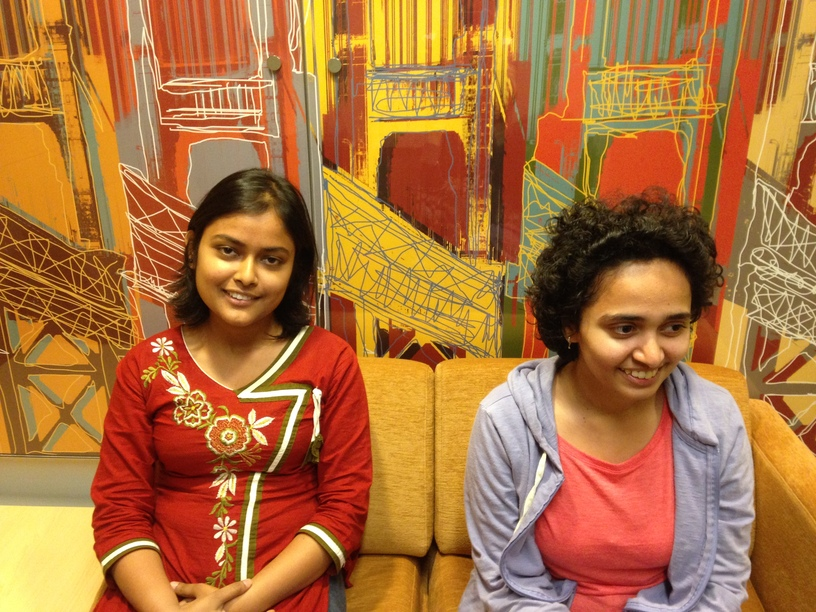
#> input picture imgs/homo_test_1/photo1.jpg, 816 x 612 px
$ python homography.py
#> lines starting #> are read from the running program, lines starting #| are printed output that depends on the picture; after the words box and inside, x2 and y2 are one past the last pixel; in counts of white or black regions, pixels touching at a corner belong together
"""
Functions:
- homographySolver(): solver H
- findHomography(): find an H that good enough
- stitch_two(): Stitching two images
"""
import random

import cv2
import numpy as np

HOMOGRAPHY_SOLVER = 1

RESIZE = 256
INLIER_DIST = 10
MATCH_DISTANCE_RATIO = 0.75
INLIER_RATIO = 0.8
RANSAC = 100

IMG1_PATH = "../imgs/homo_test_1/photo1.jpg"
IMG2_PATH = "../imgs/homo_test_1/photo2.jpg"
MASK1_PATH = "../imgs/homo_test_1/mask_body2.png"
# MASK1_PATH = "../imgs/homo_test_1/mask_person2.png"
MASK2_PATH = "../imgs/homo_test_1/mask_head2.png"


def homographySolver(img2_keys, img1_keys, K):
    # Randomly choose K points
    point_index_list = [random.randint(0, len(img1_keys) - 1) for _ in range(K)]
    x_img1 = [img1_keys[i][0] for i in point_index_list]
    y_img1 = [img1_keys[i][1] for i in point_index_list]
    x_img2 = [img2_keys[i][0] for i in point_index_list]
    y_img2 = [img2_keys[i][1] for i in point_index_list]
    X = np.array([(x_img1[i], y_img1[i], 1) for i in range(K)])
    A = []
    for i in range(K):
        row_1 = np.array([np.zeros(3).T, X[i].T, -y_img2[i] * X[i].T]).flatten()
        row_2 = np.array([X[i].T, np.zeros(3).T, -x_img2[i] * X[i].T]).flatten()
        A.append(row_1)
        A.append(row_2)
    A.append(np.append(np.zeros(8), 1).T)
    A = np.mat(A)
    b = np.append(np.zeros(2 * K), 1).reshape(2 * K + 1, 1)
    H = np.dot(np.dot(A.T, A).I, np.dot(A.T, b))
    H = H / H[8]  # normalize
    return H


def findHomography(img1_keys, img2_keys):
    # RANSAC
    for round in range(RANSAC):
        print("RANSAC:", round)
        H = homographySolver(img1_keys, img2_keys, K=4).reshape(3, 3)  # img_1 <- img_2

        # Find inliers
        homo_img1_keys = np.array([np.append(np.array(img1_keys[i]), 1) for i in range(len(img1_keys))])
        homo_img2_keys = np.array([np.append(np.array(img2_keys[i]), 1) for i in range(len(img2_keys))])
        inlier_list = []
        for i in range(len(img1_keys)):
            homo_img2_keys[i] = np.dot(H, homo_img2_keys[i])
            homo_img2_keys[i] = homo_img2_keys[i] / homo_img2_keys[i, 2]  # normalize
            dist = np.linalg.norm(homo_img1_keys[i] - homo_img2_keys[i])
            if dist < INLIER_DIST:
                inlier_list.append(i)

        # If the transform is good enough, refine it using all inliers
        if len(inlier_list) > len(img1_keys) * INLIER_RATIO:
            # print(len(inlier_list), "/", len(img1_keys), "Good!")
            img1_inliers = [img1_keys[i] for i in inlier_list]
            img2_inliers = [img2_keys[i] for i in inlier_list]
            # Recompute
            H_new = homographySolver(img1_inliers, img2_inliers, K=len(img1_inliers)).reshape(3, 3)
            return H_new

    # If fails
    print("findHomography fail")
    exit()


def matcher(des_1, des_2):
    # Find nearest

    # Fix des_1, find in des_2:
    nearest_list_1_2 = []
    for i in range(len(des_1)):
        dist = float('inf')
        des_2_index_1 = 0
        des_2_index_2 = 0
        for j in range(len(des_2)):
            dist_new = np.linalg.norm(des_1[i] - des_2[j])
            if dist_new < dist:
                des_2_index_2 = des_2_index_1
                des_2_index_1 = j
                dist = dist_new
        nearest_list_1_2.append((i, des_2_index_1, des_2_index_2))

    # Fix des_2, find in des_1:
    nearest_list_2_1 = []
    for i in range(len(des_2)):
        dist = float('inf')
        des_1_index_1 = 0
        des_1_index_2 = 0
        for j in range(len(des_1)):
            dist_new = np.linalg.norm(des_2[i] - des_1[j])
            if dist_new < dist:
                des_1_index_2 = des_1_index_1
                des_1_index_1 = j
                dist = dist_new
        nearest_list_2_1.append((i, des_1_index_1, des_1_index_2))

    # If is nearest mutually, match them
    matches = []
    for id_1, id_2, _ in nearest_list_1_2:
        if nearest_list_2_1[id_2][1] == id_1:
            matches.append((id_1, id_2, _))

    return matches


def face_to_base(img_base, img_target, mask_body, mask_face):
    img1 = img_base
    img2 = img_target * mask_body

    # Compute SIFT descriptors
    sift = cv2.xfeatures2d.SIFT_create()
    keypoints_1, descriptors_1 = sift.detectAndCompute(img1, None)
    keypoints_2, descriptors_2 = sift.detectAndCompute(img2, None)

    # Define matecher
    raw_matches = matcher(descriptors_1, descriptors_2)

    # Select good matches
    good_points = []
    for id_1, match_1, match_2 in raw_matches:
        match_1_dist = np.linalg.norm(descriptors_1[id_1] - descriptors_2[match_1])
        match_2_dist = np.linalg.norm(descriptors_1[id_1] - descriptors_2[match_2])
        if match_1_dist < MATCH_DISTANCE_RATIO * match_2_dist:
            good_points.append((id_1, match_1))

    # Calculate homograph H with RANSAC
    if len(good_points) >= 4:
        img1_keys = np.float32([keypoints_1[i].pt for (i, _) in good_points])
        img2_keys = np.float32([keypoints_2[i].pt for (_, i) in good_points])
        if HOMOGRAPHY_SOLVER:
            H = findHomography(img1_keys, img2_keys)  # img_1 <- img_2
        else:
            H, status = cv2.findHomography(img2_keys, img1_keys, cv2.RANSAC, 5.0)
    else:
        print("findHomography fail: Good points not enough")

    # Stitch the images together.
    height_panorama = img1.shape[0]
    width_panorama = img1.shape[1]
    panorama = np.zeros((height_panorama, width_panorama, 3))

    # Stitch
    img2 = img_target * mask_face
    panorama[0:img1.shape[0], 0:img1.shape[1], :] = img1
    panorama2 = cv2.warpPerspective(img2, H, (width_panorama, height_panorama))

    x1, y1, x2, y2 = img1.shape[1], img1.shape[0], 0, 0
    for row in range(panorama2.shape[0]):
        for col in range(panorama2.shape[1]):
            if panorama2[row, col, 0] or panorama2[row, col, 1] or panorama2[row, col, 2]:
                if x1 > col:  x1 = col
                if y1 > row:  y1 = row
                if x2 < col:  x2 = col
                if y2 < row:  y2 = row

    padding = 10
    x1, y1, x2, y2 = x1 + padding, y1 + padding, x2 - padding, y2 - padding
    face_aligned = panorama2[y1:y2, x1:x2, :]
    panorama[y1:y2, x1:x2, :] = face_aligned

    panorama = panorama.astype(np.uint8)

    # return face_aligned, x1, y1, x2, y2
    return panorama


if __name__ == "__main__":
    # Read images
    img_1 = cv2.imread(IMG1_PATH)
#> img_1 is the input picture: shape (612, 816, 3); mean B, G, R 60.6, 113.3, 173.6
    img_2 = cv2.imread(IMG2_PATH)
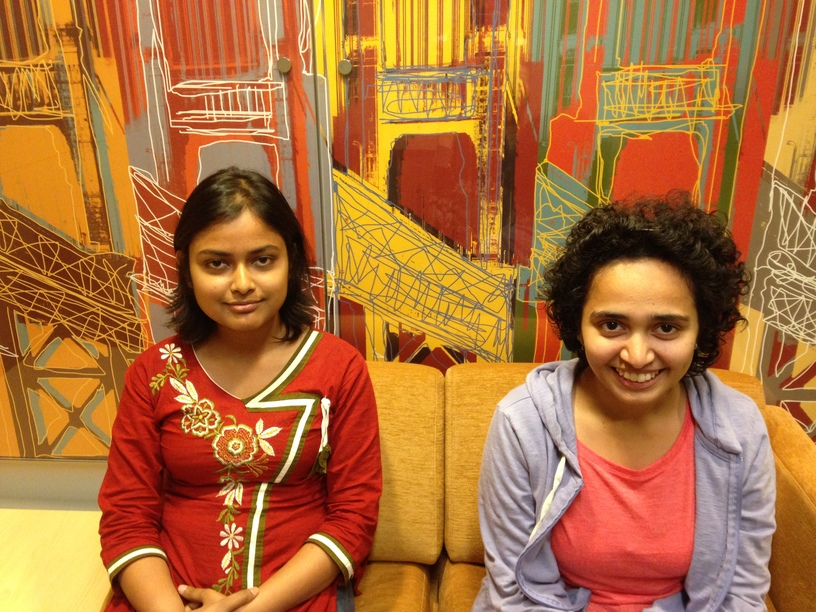
#> input picture imgs/homo_test_1/photo2.jpg, 816 x 612 px
#> img_2 is the input picture: shape (612, 816, 3); mean B, G, R 58.3, 111.7, 175.6
    mask_1 = cv2.imread(MASK1_PATH) // 255
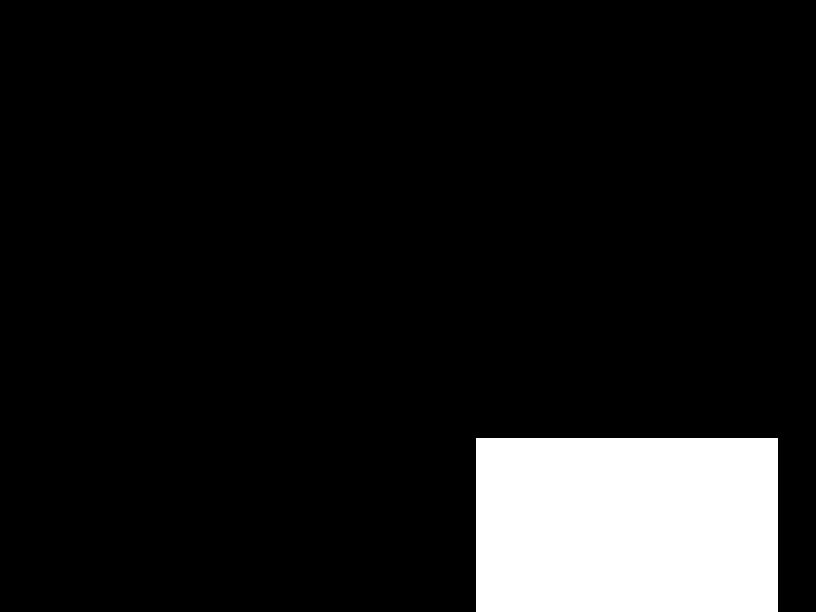
#> input picture imgs/homo_test_1/mask_body2.png, 816 x 612 px
#> mask_1: shape (612, 816, 3); values 0 (black) and 1 (white), 10.5% white; 1 white region, box (x1, y1, x2, y2) and area: (476, 438, 778, 612) 52548
    mask_2 = cv2.imread(MASK2_PATH) // 255
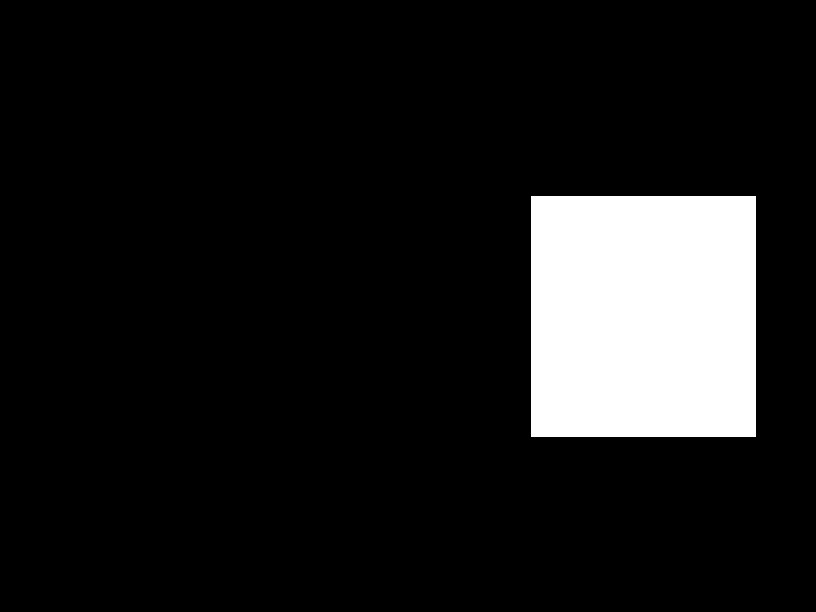
#> input picture imgs/homo_test_1/mask_head2.png, 816 x 612 px
#> mask_2: shape (612, 816, 3); values 0 (black) and 1 (white), 10.9% white; 1 white region, box (x1, y1, x2, y2) and area: (531, 196, 756, 437) 54225
    # [5 lines of commented-out code are left out]

    sti_0_1 = face_to_base(img_1, img_2, mask_1, mask_2)
#> in face_to_base, `img2 = img_target * mask_body`:
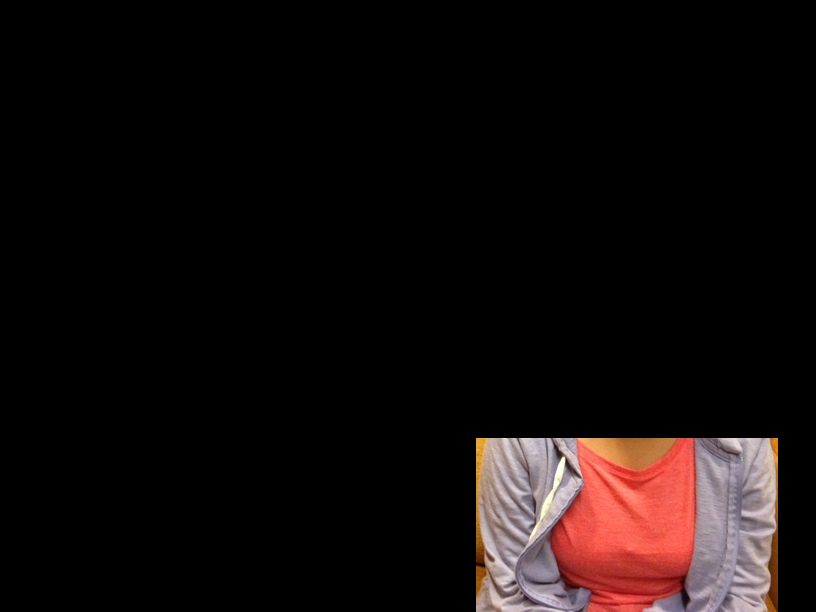
#> img2: shape (612, 816, 3); mean B, G, R 11.9, 12.4, 19.1
#> in face_to_base, `keypoints_1, descriptors_1 = sift.detectAndCompute(img1, None)`: keypoints_1 = 4156 keypoints; strongest (x, y, size): (317, 393, 6.5), (257, 476, 4.7), (313, 439, 2.6), (216, 536, 3.3)
#> in face_to_base, `keypoints_2, descriptors_2 = sift.detectAndCompute(img2, None)`: keypoints_2 = 357 keypoints; strongest (x, y, size): (563, 460, 3.1), (760, 455, 27.4), (734, 443, 8.2), (567, 463, 4.2)
#> after the loop in matcher, `for i in range(len(des_1)):`: nearest_list_1_2 = 4156 items, first 6: (0, 280, 70), (1, 212, 99), (2, 50, 28), (3, 219, 44), (4, 242, 174), (5, 354, 150)
#> after the loop in matcher, `for i in range(len(des_2)):`: nearest_list_2_1 = 357 items, first 6: (0, 2760, 1506), (1, 241, 238), (2, 819, 508), (3, 1857, 1841), (4, 2779, 1051), (5, 183, 50)
#> the loop in matcher, `for id_1, id_2, _ in nearest_list_1_2:` made 4156 passes
#> id_2 on passes 1 to 3: 280, 212, 50
#> after the loop in matcher, `for id_1, id_2, _ in nearest_list_1_2:`: matches = 259 items, first 6: (31, 309, 205), (62, 67, 32), (172, 300, 192), (183, 349, 346), (241, 1, 0), (302, 203, 178)
#> in face_to_base, `raw_matches = matcher(descriptors_1, descriptors_2)`: raw_matches has the same summary as matches in matcher
#> the loop in face_to_base, `for id_1, match_1, match_2 in raw_matches:` made 259 passes
#> (id_1, match_1, match_2, match_1_dist, match_2_dist) on passes 1 to 3: (31, 309, 205, 297.9, 307.3), (62, 67, 32, 197.8, 340), (172, 300, 192, 261.2, 265)
#> after the loop in face_to_base, `for id_1, match_1, match_2 in raw_matches:`: good_points = 185 pairs, first value 62 to 4011, second value 1 to 349
#> in face_to_base, `img1_keys = np.float32([keypoints_1[i].pt for (i, _) in good_points])`: img1_keys = 185 pairs, first value 14.78 to 793.8, second value 4.87 to 598.4
#> in face_to_base, `img2_keys = np.float32([keypoints_2[i].pt for (_, i) in good_points])`: img2_keys = 185 pairs, first value 477 to 772.2, second value 434.8 to 605.9
#> the loop in findHomography, `for round in range(RANSAC):` made 5 passes
#> in face_to_base, `H = findHomography(img1_keys, img2_keys)`: H = [[0.925, -0.00378, 5.82], [-0.0347, 0.905, 42.85], [-1.86e-05, -5.55e-05, 1]]
#> in face_to_base, `panorama2 = cv2.warpPerspective(img2, H, (width_panorama, height_panor..`:
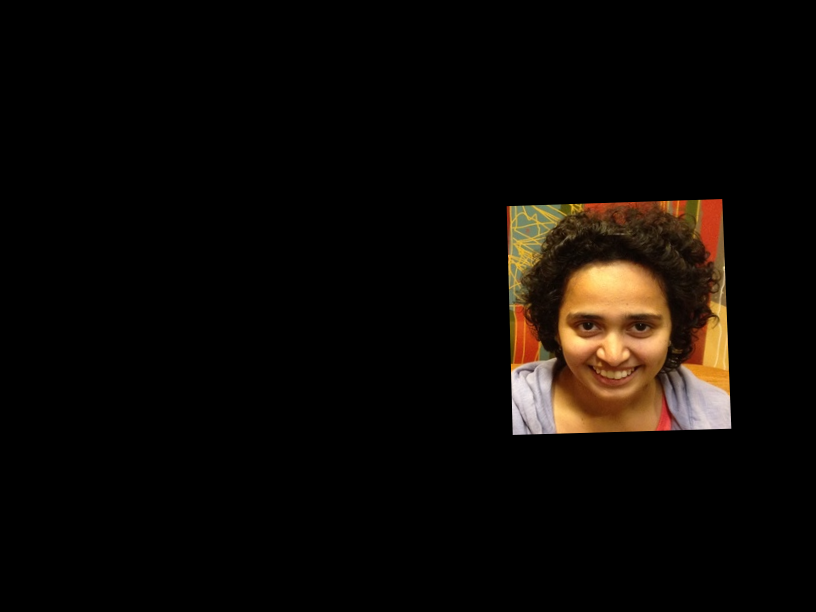
#> panorama2: shape (612, 816, 3); mean B, G, R 5.6, 9.2, 13.3
#> in face_to_base, `face_aligned = panorama2[y1:y2, x1:x2, :]`:
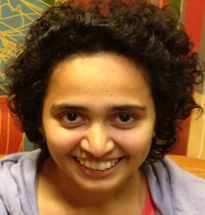
#> face_aligned: shape (215, 205, 3); mean B, G, R 52.8, 87.5, 127.7
#> in face_to_base, `panorama[y1:y2, x1:x2, :] = face_aligned`:
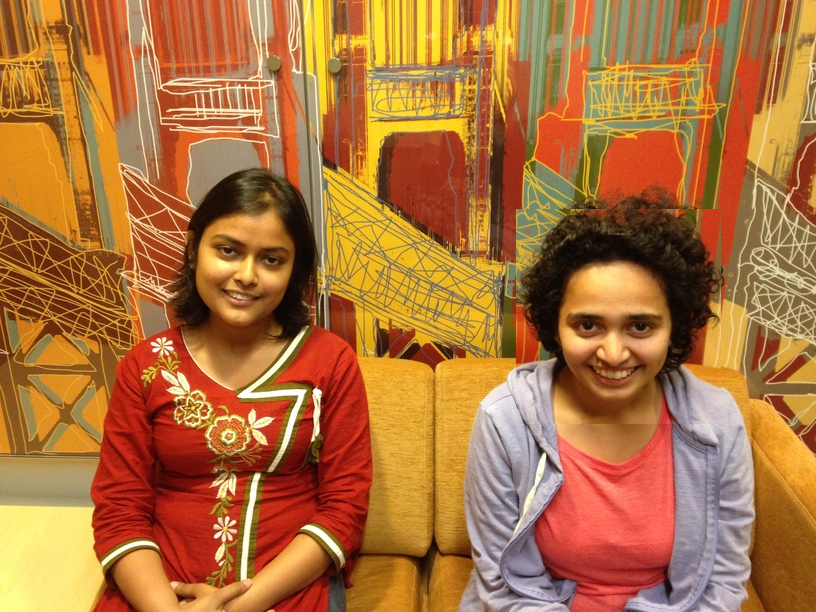
#> panorama: shape (612, 816, 3) float64; mean B, G, R 60.6, 113.4, 174.1

    cv2.imshow("test", sti_0_1)
    cv2.waitKey(0)
    # cv2.imwrite("test.jpg", sti_0_1)
